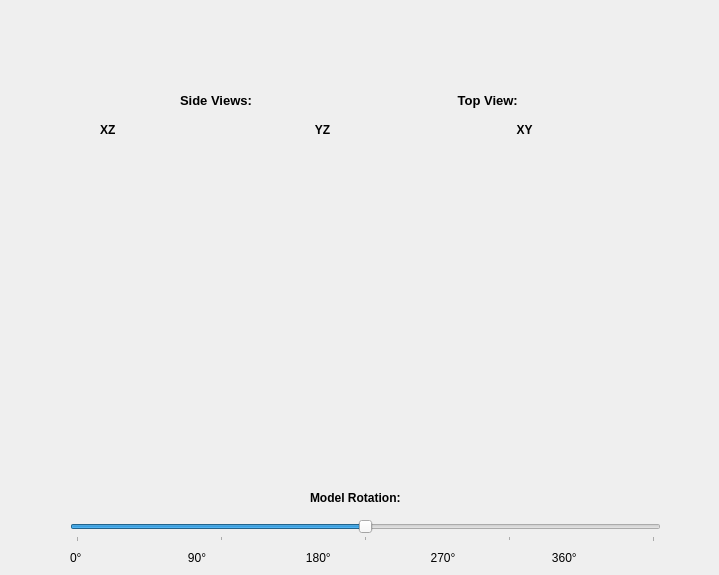
    <widget class="QWidget" name="tab3Dview">
     <attribute name="title">
      <string>3D View</string>
     </attribute>
     <widget class="QSlider" name="hsliderPhiRot">
      <property name="enabled">
       <bool>true</bool>
      </property>
      <property name="geometry">
       <rect>
        <x>70</x>
        <y>520</y>
        <width>591</width>
        <height>22</height>
       </rect>
      </property>
      <property name="maximum">
       <number>1000</number>
      </property>
      <property name="value">
       <number>500</number>
      </property>
      <property name="orientation">
       <enum>Qt::Horizontal</enum>
      </property>
      <property name="invertedAppearance">
       <bool>false</bool>
      </property>
      <property name="invertedControls">
       <bool>false</bool>
      </property>
      <property name="tickPosition">
       <enum>QSlider::TicksBelow</enum>
      </property>
      <property name="tickInterval">
       <number>250</number>
      </property>
     </widget>
     <widget class="QLabel" name="label_12">
      <property name="geometry">
       <rect>
        <x>310</x>
        <y>490</y>
        <width>121</width>
        <height>16</height>
       </rect>
      </property>
      <property name="font">
       <font>
        <weight>75</weight>
        <bold>true</bold>
       </font>
      </property>
      <property name="text">
       <string>Model Rotation:</string>
      </property>
     </widget>
     <widget class="QLabel" name="label_13">
      <property name="geometry">
       <rect>
        <x>70</x>
        <y>550</y>
        <width>611</width>
        <height>16</height>
       </rect>
      </property>
      <property name="text">
       <string>0°                                90°                              180°                              270°                             360°</string>
      </property>
     </widget>
     <widget class="QCustomPlot" name="wdgtXZplot" native="true">
      <property name="geometry">
       <rect>
        <x>20</x>
        <y>140</y>
        <width>200</width>
        <height>250</height>
       </rect>
      </property>
     </widget>
     <widget class="QCustomPlot" name="wdgtYZplot" native="true">
      <property name="geometry">
       <rect>
        <x>270</x>
        <y>140</y>
        <width>200</width>
        <height>250</height>
       </rect>
      </property>
     </widget>
     <widget class="QCustomPlot" name="wdgtXYplot" native="true">
      <property name="geometry">
       <rect>
        <x>510</x>
        <y>160</y>
        <width>200</width>
        <height>200</height>
       </rect>
      </property>
     </widget>
     <widget class="QLabel" name="label_14">
      <property name="geometry">
       <rect>
        <x>100</x>
        <y>120</y>
        <width>571</width>
        <height>20</height>
       </rect>
      </property>
      <property name="font">
       <font>
        <weight>75</weight>
        <bold>true</bold>
       </font>
      </property>
      <property name="text">
       <string>XZ                                                            YZ                                                        XY</string>
      </property>
     </widget>
     <widget class="QLabel" name="label_15">
      <property name="geometry">
       <rect>
        <x>180</x>
        <y>90</y>
        <width>511</width>
        <height>20</height>
       </rect>
      </property>
      <property name="font">
       <font>
        <pointsize>10</pointsize>
        <weight>75</weight>
        <bold>true</bold>
       </font>
      </property>
      <property name="text">
       <string>Side Views:                                                         Top View:</string>
      </property>
     </widget>
    </widget>
